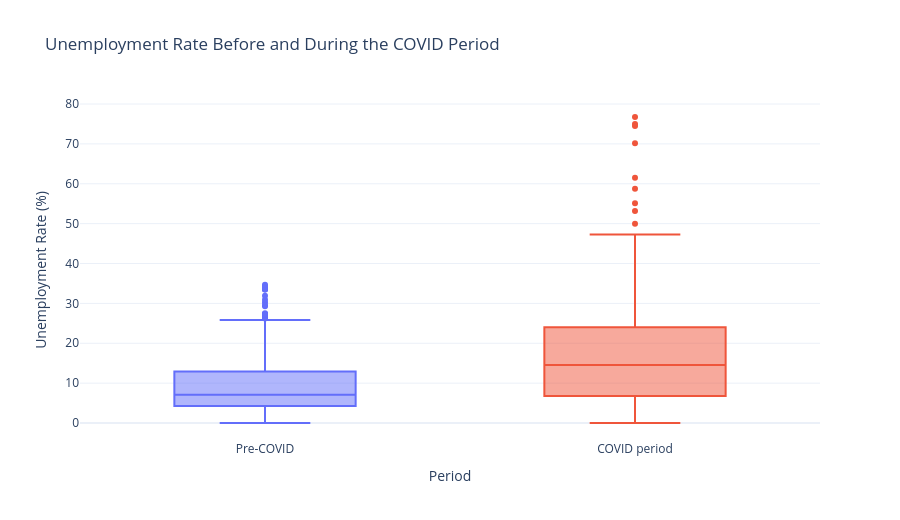

Write notebook code for a chart like this one.
### Code cell
fig = px.box(
    df,
    x="Period",
    y="Unemployment_Rate",
    color="Period",
    points="outliers",
    title="Unemployment Rate Before and During the COVID Period",
    labels={"Period": "Period", "Unemployment_Rate": "Unemployment Rate (%)"},
    template="plotly_white")
fig.update_layout(showlegend=False, height=520)
fig.show()

### Figure 1 — Plotly figure (JSON) as saved in the notebook; plotly's stock layout.template omitted (floating-point values rounded to 4 significant figures; data arrays with more than 128 entries replaced by an {"elided": "..."} marker saying what was removed)
{"data": [{"alignmentgroup": "True", "boxpoints": "outliers", "hovertemplate": "Period=%{x}<br>Unemployment Rate (%)=%{y}<extra></extra>", "legendgroup": "Pre-COVID", "marker": {"color": "#636efa"}, "name": "Pre-COVID", "notched": false, "offsetgroup": "Pre-COVID", "orientation": "v", "showlegend": true, "type": "box", "x": {"elided": "536 str values"}, "x0": " ", "xaxis": "x", "y": {"elided": "536 float values"}, "y0": " ", "yaxis": "y"}, {"alignmentgroup": "True", "boxpoints": "outliers", "hovertemplate": "Period=%{x}<br>Unemployment Rate (%)=%{y}<extra></extra>", "legendgroup": "COVID period", "marker": {"color": "#EF553B"}, "name": "COVID period", "notched": false, "offsetgroup": "COVID period", "orientation": "v", "showlegend": true, "type": "box", "x": {"elided": "204 str values"}, "x0": " ", "xaxis": "x", "y": {"elided": "204 float values"}, "y0": " ", "yaxis": "y"}], "layout": {"boxmode": "overlay", "height": 520, "legend": {"title": {"text": "Period"}, "tracegroupgap": 0}, "showlegend": false, "title": {"text": "Unemployment Rate Before and During the COVID Period"}, "xaxis": {"anchor": "y", "categoryarray": ["Pre-COVID", "COVID period"], "categoryorder": "array", "domain": [0, 1], "title": {"text": "Period"}}, "yaxis": {"anchor": "x", "domain": [0, 1], "title": {"text": "Unemployment Rate (%)"}}}}
